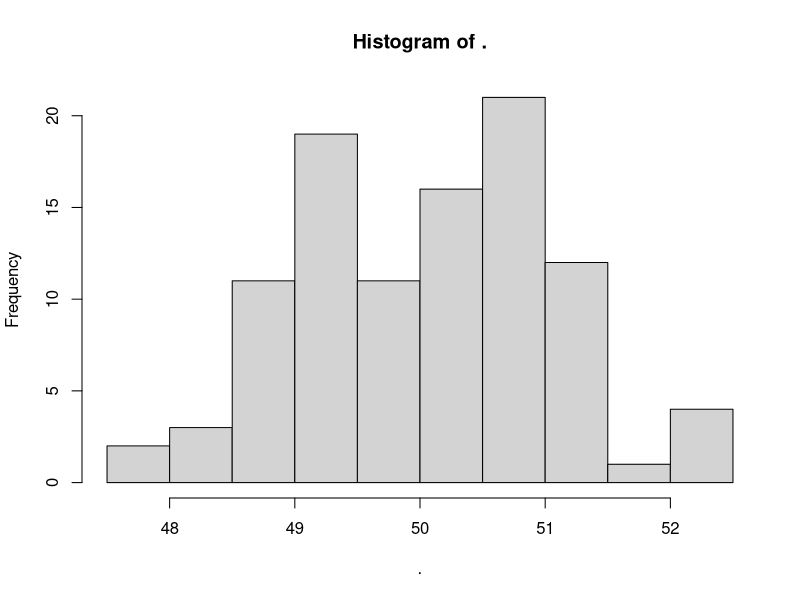
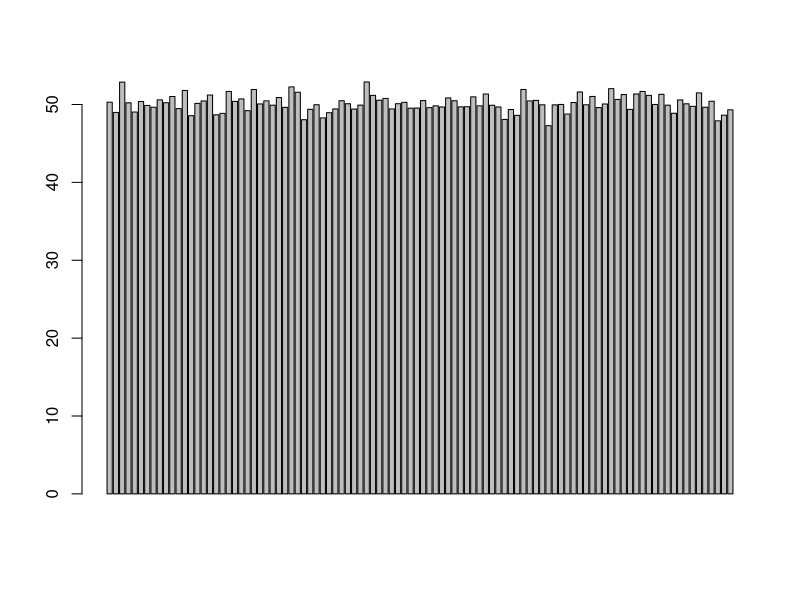

These charts were generated, in order, by the following R code: (Note: this script raises an error after producing the figures.)
## ---- chunk 1
library(tidyverse)
knitr::opts_chunk$set(echo = TRUE)
## ---- chunk 2
set.seed(2)
rnorm(100,50) 
rnorm(100,50) %>% hist()
rnorm(100,50) %>% barplot()


a = rnorm(10, mean = 3, sd = 1)
b = rnorm(10, mean = 5, sd = 1)
# readLines(con = stdin("stdin"))

?to.lower
?low()
## ---- chunk 3
lines = "AAAb"
# lines = readLines("stdin")
lines = unlist(strsplit(lines, ""))
tb = table(grepl("^[[:upper:]]+$", lines))
cat(array(abs(tb[2] - tb[1])/2))

## ---- chunk 4
lines = data.frame(data.frame(a = c(5,3,3), b = c(1,2,3), c = c(3, 4, 5)) %>% t())
rownames(lines) = NULL
n = lines[1,1]
n2 = length(setdiff(as.numeric(data.frame(lines)[2, ]) ,as.numeric(data.frame(lines)[3, ])))
n3 = length(setdiff(as.numeric(data.frame(lines)[3, ]) ,as.numeric(data.frame(lines)[2, ])))

# data.frame(lines)[2, ]
cat(n2,n3)
?drop_na()

d = data.frame()
data.frame(append(d, c(0,1,2)))


lines=readLines("stdin")
 
l1 = strsplit(lines, " ")[[1]]
l2 = strsplit(lines, " ")[[2]]
l3 = strsplit(lines, " ")[[3]]

(round(3/2) == 3/2)
